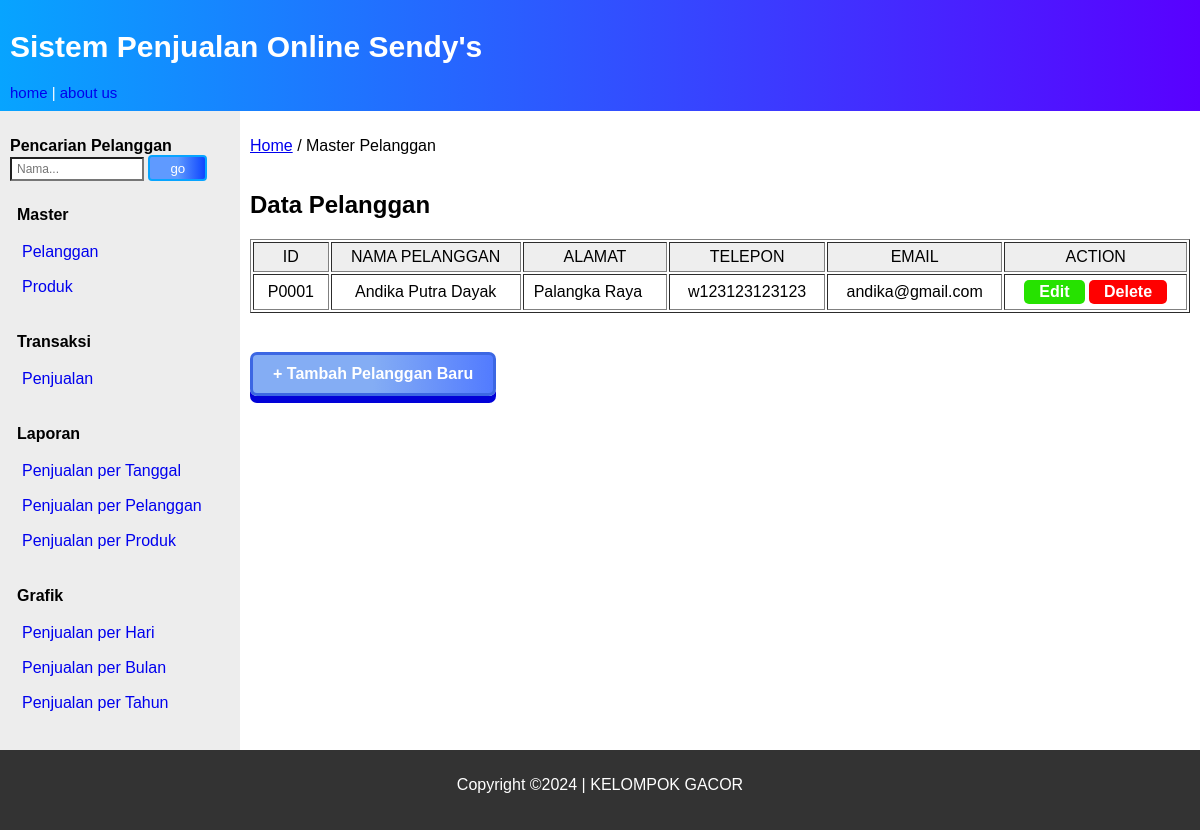
The page /index.php?page=pelanggan on the database its author committed.
### tables this page shows
CREATE TABLE `pelanggan` (
  `id_pelanggan` varchar(5) NOT NULL,
  `nm_pelanggan` varchar(40) NOT NULL,
  `alamat` text NOT NULL,
  `telepon` varchar(20) NOT NULL,
  `email` varchar(50) NOT NULL
);

### pelanggan.php (the view, shortened to what this page needs)
<article>
    <p><a href="index.php">Home</a> / Master Pelanggan </p>
    <h2 style="font-weight:900;">Data Pelanggan</h2>
    <table border="1">
        <tr>
            <th>ID</th>
            <th>NAMA PELANGGAN</th>
            <th>ALAMAT</th>
            <th>TELEPON</th>
            <th>EMAIL</th>
            <th>ACTION</th>
        </tr>
        <?php
        include_once "koneksi.php";
        $nama = $_POST['namapelanggan'];
        if ($nama != '') {
            $query = "SELECT * from pelanggan WHERE nm_pelanggan LIKE '" . $nama . "' ";
            $sql = mysqli_query($conn, $query);
        } else {
            $query = "SELECT * FROM pelanggan ORDER BY id_pelanggan";
            $sql = mysqli_query($conn, $query);
        }
        if (mysqli_num_rows($sql)) {
            while ($row = mysqli_fetch_assoc($sql)) {
                $id_pelanggan = $row['id_pelanggan'];
                $namapelanggan = $row['nm_pelanggan'];
                $alamat = $row['alamat'];
                $telepon = $row['telepon'];
                $email = $row['email'];
            ?>
                <tr>
                    <td align="center"><?php echo $id_pelanggan ?></td>
                    <td align="center"><?php echo $namapelanggan ?></td>
                    <td><?php echo $alamat ?></td>
                    <td align="center"><?php echo $telepon ?></td>
                    <td align="center"> <?php echo $email ?></td>
                    <td align="center">
                        <a class="link2" href="index.php?page=pelanggan_edit&pelanggan=<?= $id_pelanggan ?>">Edit </a>
                        <a class="link3 hapus" onclick="peringatan()">Delete</a>
                    </td>
                </tr>
        <?php }
        } else {
            echo '<tr><td align="center" colspan = "7"><strong>Data Pelanggan Tidak Ada</strong></td></tr>';
        }  ?>
    </table><br />
    <h4><a class="button" href="index.php?page=pelanggan_add">+ Tambah Pelanggan Baru</a></h4>
</article>

### style18.css (style rules this page uses)
* { box-sizing: border-box; scroll-behavior: smooth; }
body { font-family: Arial, Helvetica, sans-serif; margin: 0px; padding: 0px; }
nav, article { display: flex; flex-direction: column; min-height: 300px; padding: 10px; }
article { flex-grow: 20; max-width: 80%; }
.button { display: inline-block; text-decoration: none; padding: 10px 20px; border: 3px solid #3c67e3; border-radius: 7px; font-weight: bold; color: #fff; box-shadow: 0 7px #0101d8; background-image: linear-gradient(90deg, #84adf4 50%, #527bff 100%); }
tr th { background: #eeeeee; color: rgb(0, 0, 0); font-weight: normal; }
th, td { padding: 5px 10px; }
.link2 { text-decoration: none; display: inline-block; padding: 3px 15px; background-color: #26e200; color: #ffffff; border-radius: 5px; font-weight: 600; }
.link3 { text-decoration: none; display: inline-block; padding: 3px 15px; background-color: #ff0000; color: #ffffff; border-radius: 5px; font-weight: 600; }

### rows shown on the page
pelanggan: id_pelanggan "P0001", nm_pelanggan "Andika Putra Dayak", alamat "Palangka Raya", telepon "w123123123123", email "andika@gmail.com"
